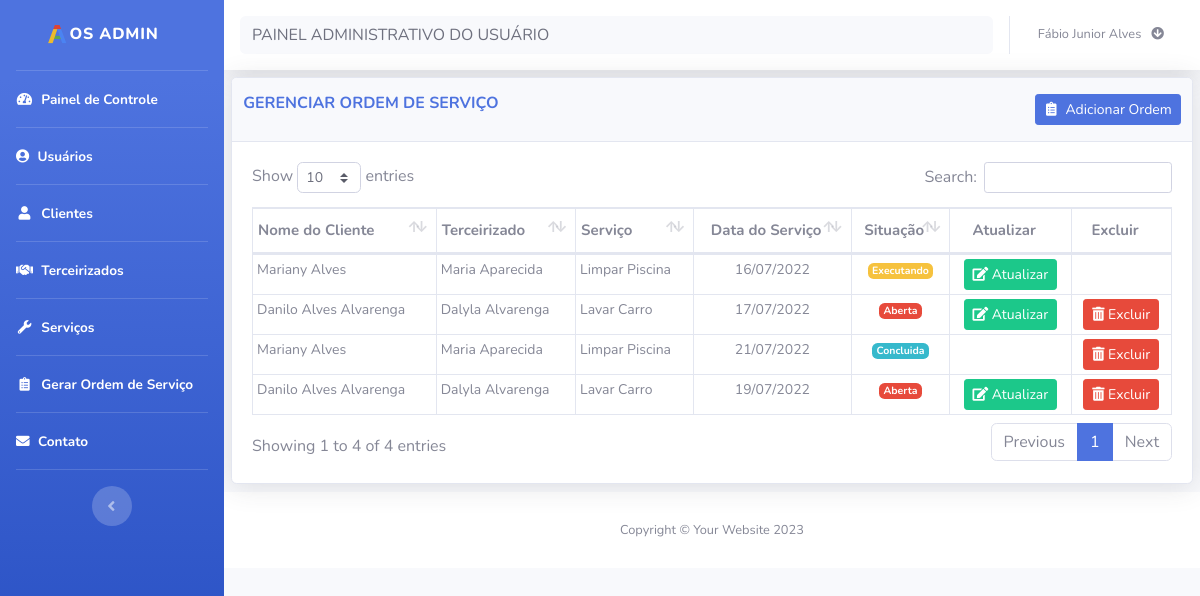
The page /ordem/ordem.php (signed in) on the database its author committed.
### tables this page shows
CREATE TABLE `ordem` (
  `cod` int(11) NOT NULL,
  `cod_cliente` int(11) NOT NULL,
  `cod_terceirizado` int(11) NOT NULL,
  `cod_servico` int(11) NOT NULL,
  `data_servico` date NOT NULL,
  `status` int(11) NOT NULL,
  `data` date NOT NULL
);

CREATE TABLE `cliente` (
  `cod` int(11) NOT NULL,
  `nome` varchar(100) NOT NULL,
  `email` varchar(100) NOT NULL,
  `senha` varchar(100) NOT NULL,
  `endereco` varchar(100) NOT NULL,
  `numero` varchar(11) NOT NULL,
  `bairro` varchar(100) NOT NULL,
  `cidade` varchar(100) NOT NULL,
  `telefone` varchar(100) NOT NULL,
  `status` int(11) NOT NULL,
  `perfil` int(11) NOT NULL,
  `data` int(11) NOT NULL
);

CREATE TABLE `terceirizado` (
  `cod` int(11) NOT NULL,
  `nome` varchar(100) NOT NULL,
  `email` varchar(100) NOT NULL,
  `telefone` varchar(100) NOT NULL,
  `senha` varchar(100) NOT NULL,
  `status` int(11) NOT NULL,
  `perfil` int(11) NOT NULL,
  `data` date NOT NULL
);

CREATE TABLE `servico` (
  `cod` int(11) NOT NULL,
  `nome` varchar(100) NOT NULL,
  `valor` decimal(10,0) NOT NULL,
  `data` date NOT NULL
);

### bd/bd_ordem.php (called while the page is built, shortened)
<?php
function listaOrdem(){
    $conexao = conecta_bd();
    $query = $conexao->prepare("SELECT
                                    o.cod AS cod,
                                    c.nome AS nome_cliente,
                                    t.nome AS nome_terceirizada,
                                    s.nome AS nome_servico,
                                    o.data_servico AS data_servico,
                                    o.status AS status
                                FROM
                                    ordem o,servico s, cliente c,
                                    terceirizado t
                                where
                                    o.cod_cliente = c.cod AND
                                    o.cod_servico = s.cod AND
                                    o.cod_terceirizado = t.cod");
    $query->execute();
    $lista = $query->fetchAll(PDO::FETCH_ASSOC);
    return $lista;
}
?>

### ordem/ordem.php (the view, shortened to what this page needs)
<?php
require_once('../layout/header.php');
require_once('../layout/sidebar.php');
?>
<div id="content">
    <?php require_once('../layout/navbar.php');?>
    <div class="container-fluid">
        <div class="card shadow mb-2">
            <div class="card-header py-3">
                <div class="row">
                    <div class="col-md-8">
                        <h6 class="m-0 font-weight-bold text-primary" id="title">GERENCIAR ORDEM DE SERVIÇO</h6>
                    </div>
                    <div class="col-md-4 card_button_title">
                        <a title="Adicionar nova ordem" href="cad_ordem.php"><button type="button" class="btn btn-primary btn-sm card_button_title" data-toggle="modal" id=" "> <i class="fas fa-fw fa-clipboard-list">&nbsp;</i> Adicionar Ordem</button></a>
                    </div>
                </div>
            </div>
            <div class="card-body">
                <div class="table-responsive">
                    <table class="table table-bordered" id="dataTable" width="100%" cellspacing="0">
                        <thead>
                            <tr>
                                <th>Nome do Cliente</th>
                                <th>Terceirizado</th>
                                <th>Serviço</th>
                                <th class="text-center">Data do Serviço</th>
                                <th class="text-center">Situação</th>
                                <th class="text-center" data-orderable="false">Atualizar</th>
                                <th class="text-center" data-orderable="false">Excluir</th>
                            </tr>
                        </thead>
                        <tbody>
                            <?php
                            require_once ("../bd/bd_ordem.php");
                            $ordem = listaOrdem();
                            foreach($ordem as $dados):
                                ?>
                                <tr>
                                    <td><?= $dados['nome_cliente'] ?></td>
                                    <td><?= $dados['nome_terceirizada'] ?></td>
                                    <td><?= $dados['nome_servico']?></td>
                                    <td class="text-center"><?= date('d/m/Y',strtotime($dados['data_servico']))?></td>
                                    <td class="text-center"><?= ($dados['status'] == 1) ? '<span class="badge badge-danger">Aberta</span>' : (($dados['status'] == 2)?'<span class="badge badge-warning">Executando</span>':'<span class="badge badge-info">Concluida</span>') ?></td>
                                    <td class="text-center">
                                    <?php if (($dados['status'] == 1) or ($dados['status'] == 2)):?>
                                        <a title="Atualizar" href="editar_ordem.php?cod=<?=$dados['cod']; ?>" class="btn btn-sm btn-success"><i class="fas fa-edit">&nbsp;</i>Atualizar</a>
                                        <?php endif ?>
                                    </td>
                                    <td class="text-center">
                                    <?php if (($dados['status'] == 1) or ($dados['status'] == 3)):?>
                                        <a title="Excluir" href="javascript(void)" data-toggle="modal" data-target="#excluir-<?=$dados['cod'];?>" class="btn btn-sm btn-danger"><i class="fas fa-trash-alt">&nbsp;</i>Excluir</a>
                                    <?php endif ?>
                                    </td>
                                </tr>
                            <?php endforeach ?>
                        </tbody>
                    </table>
                </div>
            </div>
        </div>
    </div>
    <?php
    require_once('../layout/footer.php');
    ?>

### layout/header.php (shortened to what this page needs)
<!DOCTYPE html>
<html lang="pt-br">
<head>
    <link href="../vendor/fontawesome-free/css/all.min.css" rel="stylesheet" type="text/css">
    <link href="../css/sb-admin-2.css" rel="stylesheet">
    <link href="../css/custom.css" rel="stylesheet">
    <link href="../vendor/datatables/dataTables.bootstrap4.min.css" rel="stylesheet">
</head>
<body id="page-top">
    <div id="wrapper">

### layout/sidebar.php
<ul class="navbar-nav bg-gradient-primary sidebar sidebar-dark accordion" id="accordionSidebar">
    <a class="sidebar-brand d-flex align-items-center justify-content-center" href="../home/home.php">
        <div class="sidebar-brand-text mx-3"><img class = "img-dashbord" src="../img/favicon-alvina.png">OS Admin</div>
    </a>
    <hr class="sidebar-divider my-0">
    <li class="nav-item active">
        <a class="nav-link" href="../home/home.php">
            <i class="fas fa-fw fa-tachometer-alt"></i>
            <span>Painel de Controle</span></a>
        </li>
        <?php
        if($_SESSION['perfil']== 1){
           ?>
           <hr class="sidebar-divider my-0">
           <li class="nav-item active">
            <a class="nav-link" href="../usuario/usuario.php">
                <i class="fa fa-user-circle"></i>
                <span>Usuários</span></a>
            </li>
            <hr class="sidebar-divider my-0">
            <li class="nav-item active">
                <a class="nav-link" href="../cliente/cliente.php">
                    <i class="fas fa-fw fa-user"></i>
                    <span>Clientes</span></a>
                </li>
            <hr class="sidebar-divider my-0">
            <li class="nav-item active">
                <a class="nav-link" href="../terceirizado/terceirizado.php">
                    <i class="fa fa-handshake"></i>
                    <span>Terceirizados</span></a>
                </li>
                <hr class="sidebar-divider my-0">
                <li class="nav-item active">
                    <a class="nav-link" href="../servico/servico.php">
                        <i class="fas fa-fw fa-wrench"></i>
                        <span>Serviços</span></a>
                    </li>
                    <hr class="sidebar-divider my-0">
                    <li class="nav-item active">
                        <a class="nav-link" href="../ordem/ordem.php">
                            <i class="fas fa-fw fa-clipboard-list"></i>
                            <span>Gerar Ordem de Serviço</span></a>
                        </li>
                        <?php
                    }
                    ?>
                    <hr class="sidebar-divider my-0">
                    <li class="nav-item active">
                        <a class="nav-link" href="../contato/contato.php">
                            <i class="fa fa-envelope"></i>
                            <span>Contato</span></a>
                        </li>
                        <hr class="sidebar-divider d-none d-md-block">
                        <div class="text-center d-none d-md-inline">
                            <button class="rounded-circle border-0" id="sidebarToggle"></button>
                        </div>
                    </ul>
                    <div id="content-wrapper" class="d-flex flex-column">

### layout/navbar.php (shortened to what this page needs)
<?php
    if ($_SESSION['perfil']==1) {
        $texto = "PAINEL ADMINISTRATIVO DO USUÁRIO";
    }elseif($_SESSION['perfil']==2){
        $texto = "PAINEL ADMINISTRATIVO DO CLIENTE";
    }else{
        $texto = "PAINEL ADMINISTRATIVO DO TERCEIRIZADO";
    }
?>
<nav class="navbar navbar-expand navbar-light bg-white topbar mb-4 static-top shadow">
    <div class="input-group">
        <input type="text" class="form-control bg-light border-0 small" value="<?=$texto?>" readonly
        aria-label="Search" aria-describedby="basic-addon2">
    </div>
    <ul class="navbar-nav ml-auto">
        <li class="nav-item dropdown no-arrow">
            <a class="nav-link dropdown-toggle" href="#" id="userDropdown" role="button"
            data-toggle="dropdown" aria-haspopup="true" aria-expanded="false">
            <span class="mr-2 d-none d-lg-inline text-gray-600 small"><?php echo $_SESSION['nome_usu']?> &nbsp; <i class="fa fa-arrow-circle-down"></i></span>
        </a>
</li>
</ul>
</nav>

### layout/footer.php (shortened to what this page needs)
    <footer class="sticky-footer bg-white">
        <div class="container my-auto">
            <div class="copyright text-center my-auto">
                <span>Copyright &copy; Your Website 2023</span>
            </div>
        </div>
    </footer>
</div>
</div>
</body>
</html>

### css/custom.css (style rules this page uses)
.card_button_title { float: right; }
.table td, .table th { padding-right: 0; }
.table td { padding: .25rem; font-size: 14px; }
.table_resultfim td, th { padding: .87rem !important; }
.table_result td, th { padding: 1.1rem !important; }
.table th { padding-top: 10px !important; padding-bottom: 10px !important; padding-left: 5px !important; font-size: 15px; }
.table_process td, .table th { padding-right: 0; }

### rows shown on the page
ordem: cod_cliente.nome "Mariany Alves", cod_terceirizado.nome "Maria Aparecida", cod_servico.nome "Limpar Piscina", data_servico "16/07/2022", status "Executando"
ordem: cod_cliente.nome "Danilo Alves Alvarenga", cod_terceirizado.nome "Dalyla Alvarenga", cod_servico.nome "Lavar Carro", data_servico "17/07/2022", status "Aberta"
ordem: cod_cliente.nome "Mariany Alves", cod_terceirizado.nome "Maria Aparecida", cod_servico.nome "Limpar Piscina", data_servico "21/07/2022", status "Concluida"
ordem: cod_cliente.nome "Danilo Alves Alvarenga", cod_terceirizado.nome "Dalyla Alvarenga", cod_servico.nome "Lavar Carro", data_servico "19/07/2022", status "Aberta"

### other values the page prints
$_SESSION['nome_usu'] "Fábio Junior Alves"
